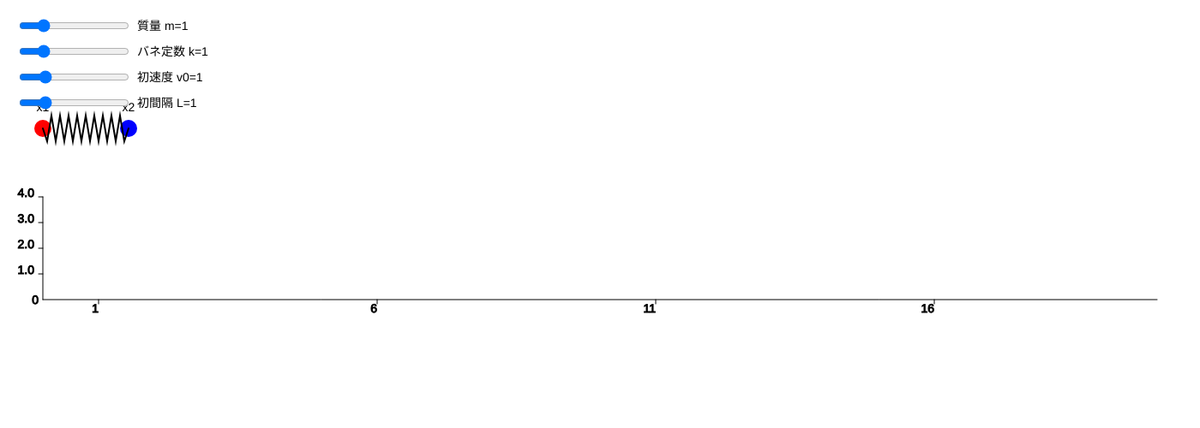
Frame 1 (no input)
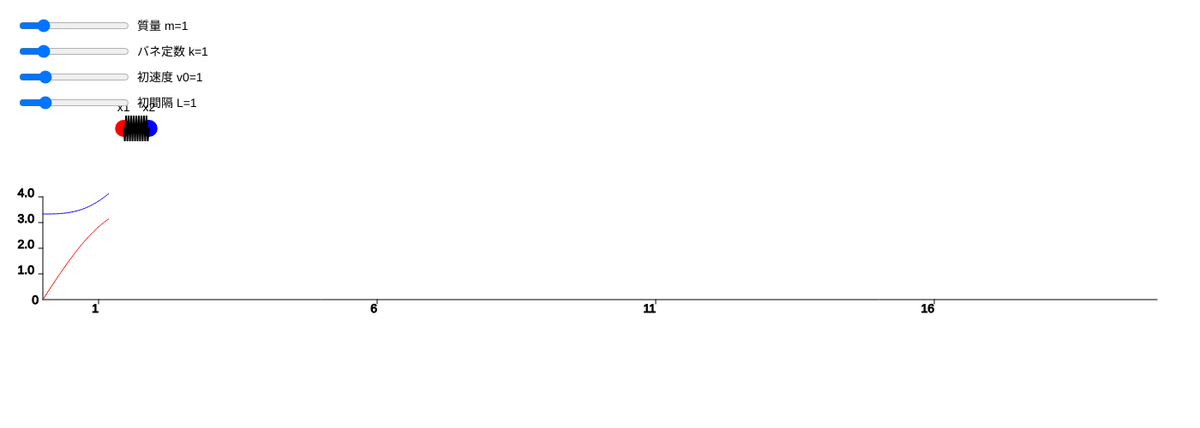
Frame 60 (no input)
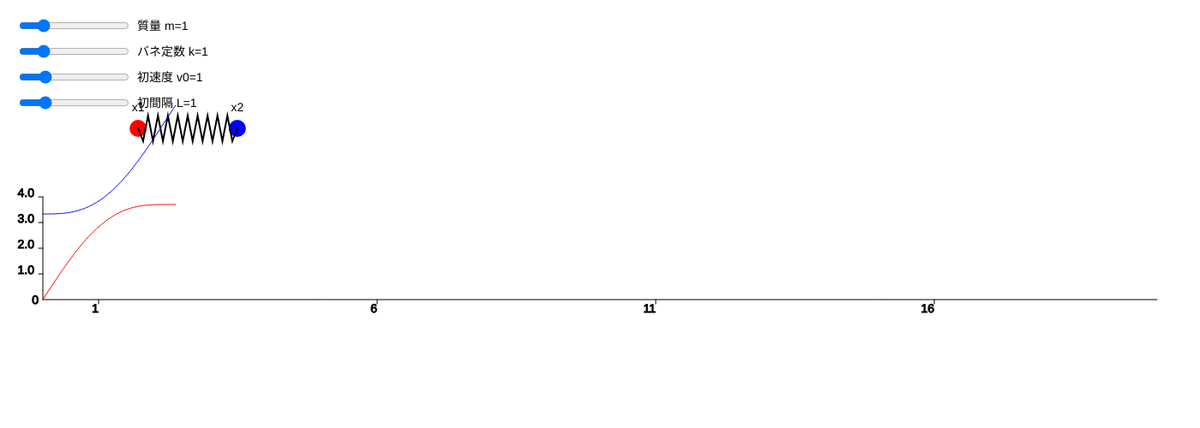
Frame 120 (the mouse pressed at the canvas centre since frame 60)

The p5.js sketch that drew these frames (run headless with seeded random() and noise() and a simulated clock; from frame 60 on, the mouse is pressed at the canvas centre):

// p5.js sketch
// ── sketch.js
// --- パラメータ ---
let mSlider, kSlider, v0Slider, LSlider;
let m=1, k=1, v0=1, L=1;

let t = 0;
let dt = 0.02;

let x1_list = [];
let x2_list = [];
let t_list = [];

function x1(t, v0, k, m) {
  let omega = Math.sqrt(2*k/m);
  return 0.5 * v0 * Math.sqrt(m/(2*k)) * Math.sin(omega*t) + 0.5*v0*t;
}

function x2(t, v0, k, m, L) {
  let omega = Math.sqrt(2*k/m);
  return -0.5 * v0 * Math.sqrt(m/(2*k)) * Math.sin(omega*t) + 0.5*v0*t + L;
}

function drawSpring(x_start, x_end, n=20, amp=15) {
  let xs = [];
  let ys = [];
  for (let i = 0; i <= n; i++) {
    let xi = map(i,0,n,x_start,x_end);
    let yi = 0;
    if(i!=0 && i!=n){
      yi = amp * ((i%2)*2-1);
    }
    xs.push(xi);
    ys.push(yi);
  }
  noFill();
  beginShape();
  for(let i=0;i<xs.length;i++){
    vertex(xs[i],ys[i]);
  }
  endShape();
}

function setup() {
  createCanvas(1400,500);
  textSize(14);

  // スライダー
  mSlider = createSlider(0.1,5,1,0.1); mSlider.position(20,20);
  kSlider = createSlider(0.1,5,1,0.1); kSlider.position(20,50);
  v0Slider = createSlider(0,5,1,0.1); v0Slider.position(20,80);
  LSlider = createSlider(0,5,1,0.1); LSlider.position(20,110);
}

function draw() {
  background(255);

  // スライダー取得
  m = mSlider.value();
  k = kSlider.value();
  v0 = v0Slider.value();
  L = LSlider.value();

  // パラメータ表示
  fill(0); noStroke();
  text("質量 m="+m,160,35);
  text("バネ定数 k="+k,160,65);
  text("初速度 v0="+v0,160,95);
  text("初間隔 L="+L,160,125);

  let scale = 100; // 小球スケール

  // --- 上段: バネ＋小球 ---
  push();
  translate(50,150);
  let p1 = x1(t,v0,k,m)*scale;
  let p2 = x2(t,v0,k,m,L)*scale;

  fill(255,0,0); ellipse(p1,0,20,20);
  fill(0,0,255); ellipse(p2,0,20,20);

  fill(0); textAlign(CENTER);
  text("x1",p1,-20); text("x2",p2,-20);

  stroke(0); strokeWeight(2);
  drawSpring(p1,p2);
  pop();

  // --- 下段: グラフ ---
  let graphX = 50;
  let graphY = 350;
  let graphW = width - 2*graphX;  // 横幅いっぱい
  let graphH = 120;               // 高さ
  let maxT = 20;                  // グラフ最大表示時間
  let yScale = scale;             // 縦スケール

  // 保存
  x1_list.push(x1(t,v0,k,m));
  x2_list.push(x2(t,v0,k,m,L));
  t_list.push(t);

  // 軸
  push();
  translate(graphX, graphY);
  stroke(0); strokeWeight(1);
  line(0,0,graphW,0);      // X軸
  line(0,0,0,-graphH);     // Y軸
  fill(0); textAlign(RIGHT); text("0", -5, 5);
  
  // X軸目盛
  let step = 5;
  for(let i=1;i<=maxT;i+=step){
    let x = map(i,0,maxT,0,graphW);
    line(x,0,x,5); text(i,x,15);
  }
  
  // Y軸目盛
  for(let i=1;i<=4;i++){
    let y = map(i,0,4,0,graphH);
    line(-5,-y,0,-y); text((i).toFixed(1), -10,-y);
  }

  // x1(t) グラフ
  stroke(255,0,0); noFill();
  beginShape();
  for(let i=0;i<t_list.length;i++){
    if(t_list[i]>maxT) continue;
    let gx = map(t_list[i],0,maxT,0,graphW);
    let gy = -x1_list[i]*yScale;
    vertex(gx,gy);
  }
  endShape();

  // x2(t) グラフ
  stroke(0,0,255); noFill();
  beginShape();
  for(let i=0;i<t_list.length;i++){
    if(t_list[i]>maxT) continue;
    let gx = map(t_list[i],0,maxT,0,graphW);
    let gy = -x2_list[i]*yScale;
    vertex(gx,gy);
  }
  endShape();

  pop();

  t += dt;
}
